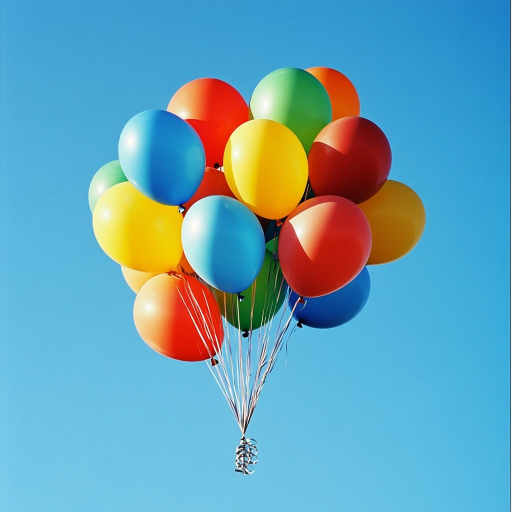
#> input picture 004 - computer_vision_parte_1/Imagenes/globos.jpg, 1024 x 1024 px (shown at 1/2 size)
$ jupyter execute 'laboratorio guiado de exploracion - color, paleta y segmentacion.ipynb'
#> lines starting #> are read from the running program, lines starting #| are printed output that depends on the picture; after the words box and inside, x2 and y2 are one past the last pixel; in counts of white or black regions, pixels touching at a corner belong together
# Laboratorio guiado de exploración: color, paleta y segmentación

Este cuaderno está pensado para una exposición del ayudante de trabajos prácticos. La idea no es presentar una versión limpia y cerrada de un procedimiento, sino modelar una forma de explorar: mirar una imagen, formular hipótesis, probar cambios y justificar decisiones.

## Objetivo

Explorar cómo cambian la lectura y el procesamiento de una imagen cuando modificamos muestreo, conversión a grises, cuantización, paleta y criterios de segmentación.

## Resultados de aprendizaje

Al finalizar este laboratorio, vas a poder:

- comparar dos maneras de muestrear una misma imagen;
- analizar diferencias entre conversiones a escala de grises;
- relacionar cuantización y paleta de colores;
- formular y ajustar un criterio de segmentación por canal;
- limpiar una máscara y justificar por qué una estrategia resulta más útil que otra.

## Relación con la secuencia

Este cuaderno no reemplaza a los notebooks centrales de la unidad. Funciona como una capa de exploración guiada. La idea es recuperar algo valioso de los integradores de 2025: comparar métodos, detectar dificultades reales y discutir qué decisión conviene tomar cuando una técnica no funciona de manera inmediata.

## Cómo conviene usar este laboratorio en clase

- El ayudante puede detenerse en cada sección y pedir una predicción antes de ejecutar el bloque.
- Conviene escribir en el pizarrón o decir en voz alta una hipótesis breve antes de cambiar parámetros.
- Si una prueba falla, no hay que ocultarla: justamente esa falla forma parte del aprendizaje.
- El objetivo no es llegar rápido al resultado final, sino hacer visible el criterio técnico que organiza las decisiones.

## Módulos que vamos a usar

- `pathlib.Path`: para trabajar con rutas de archivo de manera clara.
- `numpy`: para operar con matrices y construir máscaras.
- `cv2`: para leer imágenes, convertir espacios de color y hacer operaciones morfológicas.
- `matplotlib.pyplot`: para visualizar comparaciones.
- `PIL.Image`: para abrir imágenes con Pillow y comparar comportamientos con OpenCV.

[cell 1]
# Importamos herramientas de rutas para ubicar la imagen de trabajo.
from pathlib import Path

# Importamos NumPy para operar con arreglos y máscaras.
import numpy as np

# Importamos OpenCV para leer imágenes y aplicar transformaciones.
import cv2

# Importamos Matplotlib para visualizar resultados dentro del cuaderno.
import matplotlib.pyplot as plt

# Importamos Pillow para comparar su comportamiento con OpenCV.
from PIL import Image

# Definimos la ruta de la imagen base para este laboratorio.
ruta_imagen = Path("../Imagenes/globos.jpg")

print(f"Imagen seleccionada: {ruta_imagen}")

## 1. Imagen base y primera pregunta

Vamos a trabajar siempre sobre la misma imagen para que cualquier diferencia se deba al método y no a un cambio de escena.

**Pregunta para abrir la discusión:**

Si tuvieras que segmentar un color de esta imagen, ¿cuál te parece que sería más fácil de aislar? ¿Rojo, naranja, verde o azul?

[cell 2]
# Abrimos la imagen con Pillow.
imagen_pillow = Image.open(ruta_imagen)
#> imagen_pillow is the input picture: PIL image 1024x1024 RGB; mean R, G, B 102.2, 162.6, 182.5

# Abrimos la misma imagen con OpenCV.
imagen_opencv_bgr = cv2.imread(str(ruta_imagen), cv2.IMREAD_COLOR)
if imagen_opencv_bgr is None:
    raise FileNotFoundError(f"No se pudo leer la imagen: {ruta_imagen}")

# Convertimos la imagen de OpenCV a RGB para verla correctamente con Matplotlib.
imagen_opencv_rgb = cv2.cvtColor(imagen_opencv_bgr, cv2.COLOR_BGR2RGB)

print(f"Modo en Pillow: {imagen_pillow.mode}")
#| Modo en Pillow: RGB
print(f"Tamaño en Pillow: {imagen_pillow.size}")
#| Tamaño en Pillow: (1024, 1024)
print(f"Forma en OpenCV: {imagen_opencv_bgr.shape}")
#| Forma en OpenCV: (1024, 1024, 3)

plt.figure(figsize=(10, 6), constrained_layout=True)
plt.imshow(imagen_opencv_rgb)
plt.title("Imagen base para el laboratorio", fontweight="bold", loc="left")
plt.axis("off")
plt.show()

Fijate que ya aparece una diferencia importante: Pillow y OpenCV no describen la imagen del mismo modo. Esa diferencia no siempre afecta el resultado final, pero sí importa cuando queremos razonar qué estructura tiene el dato con el que estamos trabajando.

## 2. Muestreo: dos formas de reducir la imagen

Ahora vamos a reducir la imagen de dos maneras distintas. Una usa `resize()` con Pillow y la otra toma un paso fijo sobre filas y columnas con OpenCV.

**Pregunta para el grupo:**

¿Esperan que ambas imágenes reducidas queden exactamente iguales o no? ¿Por qué?

[cell 3]
# Definimos un factor de muestreo editable para la exposición.
factor_muestreo = 4

# Muestreamos con Pillow usando resize.
imagen_muestreada_pillow = imagen_pillow.resize(
    (imagen_pillow.width // factor_muestreo, imagen_pillow.height // factor_muestreo)
)

# Muestreamos con OpenCV tomando una fila y una columna cada cierto paso.
imagen_muestreada_opencv = imagen_opencv_bgr[::factor_muestreo, ::factor_muestreo]
imagen_muestreada_opencv_rgb = cv2.cvtColor(imagen_muestreada_opencv, cv2.COLOR_BGR2RGB)

# Calculamos un porcentaje simple de reducción de cantidad de píxeles.
alto_original, ancho_original = imagen_opencv_bgr.shape[:2]
alto_muestreado, ancho_muestreado = imagen_muestreada_opencv.shape[:2]
pixeles_originales = alto_original * ancho_original
pixeles_muestreados = alto_muestreado * ancho_muestreado
porcentaje_reduccion = 100 * (1 - pixeles_muestreados / pixeles_originales)

print(f"Factor de muestreo: {factor_muestreo}")
print(f"Pixeles originales: {pixeles_originales}")
#| Pixeles originales: 1048576
print(f"Pixeles tras el muestreo: {pixeles_muestreados}")
#| Pixeles tras el muestreo: 65536
print(f"Reducción aproximada: {porcentaje_reduccion:.2f}%")
#| Reducción aproximada: 93.75%

[cell 4]
# Comparamos ambos resultados de muestreo en una misma figura.
fig, ejes = plt.subplots(1, 3, figsize=(15, 5), constrained_layout=True)

ejes[0].imshow(imagen_opencv_rgb)
ejes[0].set_title("Imagen original", fontweight="bold", loc="left")
ejes[0].axis("off")

ejes[1].imshow(imagen_muestreada_pillow)
ejes[1].set_title("Muestreo con Pillow", fontweight="bold", loc="left")
ejes[1].axis("off")

ejes[2].imshow(imagen_muestreada_opencv_rgb)
ejes[2].set_title("Muestreo con OpenCV", fontweight="bold", loc="left")
ejes[2].axis("off")

plt.show()

Las dos imágenes reducidas conservan la escena, pero no son idénticas. Eso ya habilita una discusión útil: reducir tamaño no es una operación neutra. También importa cómo se calcula esa reducción.

## 3. Escala de grises: tres formas de llegar a una imagen sin color

Vamos a comparar tres versiones:

1. la conversión que hace Pillow;
2. la conversión que hace OpenCV;
3. un promedio simple `1/3` por canal.

**Pregunta para abrir la comparación:**

Si las tres eliminan el color, ¿por qué podrían quedar distintas?

[cell 5]
# Convertimos la imagen muestreada con Pillow a escala de grises.
imagen_gris_pillow = imagen_muestreada_pillow.convert("L")

# Convertimos la imagen muestreada con OpenCV a escala de grises.
imagen_gris_opencv = cv2.cvtColor(imagen_muestreada_opencv, cv2.COLOR_BGR2GRAY)

# Calculamos una versión en grises promediando los tres canales por igual.
canales_opencv = imagen_muestreada_opencv.astype(np.float32)
imagen_gris_promedio = (canales_opencv[:, :, 0] + canales_opencv[:, :, 1] + canales_opencv[:, :, 2]) / 3
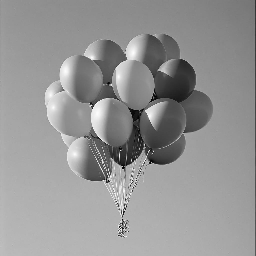
#> imagen_gris_promedio: shape (256, 256) float32; min 0, max 254, mean 148.7
imagen_gris_promedio = imagen_gris_promedio.astype(np.uint8)

# Armamos una tabla simple de estadísticas para acompañar la lectura visual.
datos_grises = [
    ["Pillow", np.min(imagen_gris_pillow), np.max(imagen_gris_pillow), float(np.mean(imagen_gris_pillow))],
    ["OpenCV", np.min(imagen_gris_opencv), np.max(imagen_gris_opencv), float(np.mean(imagen_gris_opencv))],
    ["Promedio 1/3", np.min(imagen_gris_promedio), np.max(imagen_gris_promedio), float(np.mean(imagen_gris_promedio))],
]
#> datos_grises = [['Pillow', 0, 253, 146.8], ['OpenCV', 0, 254, 146.4], ['Promedio 1/3', 0, 254, 148.4]]

[cell 6]
# Mostramos las tres conversiones y una tabla resumen.
fig, ejes = plt.subplots(2, 2, figsize=(12, 10), constrained_layout=True)

ejes[0, 0].imshow(imagen_gris_pillow, cmap="gray")
ejes[0, 0].set_title("Grises con Pillow", fontweight="bold", loc="left")
ejes[0, 0].axis("off")

ejes[0, 1].imshow(imagen_gris_opencv, cmap="gray")
ejes[0, 1].set_title("Grises con OpenCV", fontweight="bold", loc="left")
ejes[0, 1].axis("off")

ejes[1, 0].imshow(imagen_gris_promedio, cmap="gray")
ejes[1, 0].set_title("Promedio simple 1/3", fontweight="bold", loc="left")
ejes[1, 0].axis("off")

ejes[1, 1].axis("off")
tabla = ejes[1, 1].table(
    cellText=[[fila[0], int(fila[1]), int(fila[2]), f"{fila[3]:.2f}"] for fila in datos_grises],
    colLabels=["Método", "Mínimo", "Máximo", "Promedio"],
    loc="center",
    cellLoc="center",
    colLoc="center",
)
tabla.auto_set_font_size(False)
tabla.set_fontsize(10)
tabla.scale(1.2, 1.6)
ejes[1, 1].set_title("Comparación estadística", fontweight="bold", loc="left")

plt.show()

Acá aparece una idea importante: sacar color no siempre significa aplicar la misma fórmula. Mirá la imagen, pero también mirá la tabla. Si cambia el promedio, cambió la distribución general de intensidades, aunque a simple vista las tres versiones parezcan parecidas.

## 4. Cuantización y paleta de colores

En esta sección vamos a reducir la cantidad de colores disponibles. La idea es ver qué se gana en simplicidad y qué se pierde en detalle.

**Pregunta para el grupo:**

Si una imagen pasa de muchos colores a solo 4 o 8, ¿qué tipo de información se pierde primero?

[cell 7]
# Definimos una función para convertir una imagen a paleta adaptativa.
def cuantizar_con_paleta(imagen_pillow_rgb, cantidad_colores):
#> called with cantidad_colores = 64
    imagen_cuantizada = imagen_pillow_rgb.convert("RGB").convert(
        "P",
        palette=Image.ADAPTIVE,
        colors=cantidad_colores,
    )
    paleta = imagen_cuantizada.getpalette()[: cantidad_colores * 3]
#> paleta = 192 values, max 239 at index 0, min 9 at index 176, mean 148.6
    colores = np.array(paleta, dtype=np.uint8).reshape(-1, 3)
#> colores = 64 rows, first 8: [239, 238, 179], [238, 211, 72], [168, 219, 212], [117, 200, 229], [238, 189, 32], [158, 189, 168], [114, 198, 229], [114, 196, 228]
    return imagen_cuantizada.convert("RGB"), colores

# Definimos una función para visualizar una paleta en forma de grilla.
def construir_grilla_paleta(colores, columnas=8, tamano_celda=24):
    cantidad = len(colores)
    filas = int(np.ceil(cantidad / columnas))
    grilla = np.full((filas * tamano_celda, columnas * tamano_celda, 3), 255, dtype=np.uint8)

    for indice, color in enumerate(colores):
        fila = indice // columnas
        columna = indice % columnas
        fila_inicio = fila * tamano_celda
        columna_inicio = columna * tamano_celda
        grilla[fila_inicio:fila_inicio + tamano_celda, columna_inicio:columna_inicio + tamano_celda] = color

    return grilla

[cell 8]
# Cuantizamos la imagen muestreada con tres niveles distintos.
imagen_cuantizada_64, paleta_64 = cuantizar_con_paleta(imagen_muestreada_pillow, 64)
#> paleta_64 has the same summary as colores in cuantizar_con_paleta
imagen_cuantizada_16, paleta_16 = cuantizar_con_paleta(imagen_muestreada_pillow, 16)
#> call 2 of cuantizar_con_paleta, with cantidad_colores = 16
#> in cuantizar_con_paleta (call 2), `imagen_cuantizada = imagen_pillow_rgb.convert("RGB").convert( "P", pal..`:
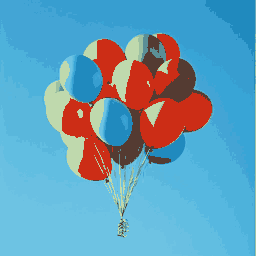
#> imagen_cuantizada: PIL image 256x256 P; mean R, G, B 100.5, 158.3, 184.7
#> in cuantizar_con_paleta (call 2), `paleta = imagen_cuantizada.getpalette()[: cantidad_colores * 3]`: paleta = 48 values, max 227 at index 8, min 22 at index 44, mean 147.7
#> in cuantizar_con_paleta (call 2), `colores = np.array(paleta, dtype=np.uint8).reshape(-1, 3)`: colores = 16 rows, first 8: [191, 217, 173], [157, 193, 162], [109, 195, 227], [105, 192, 226], [97, 190, 225], [86, 184, 224], [89, 183, 220], [77, 178, 219]
#> paleta_16 has the same summary as colores in cuantizar_con_paleta
imagen_cuantizada_4, paleta_4 = cuantizar_con_paleta(imagen_muestreada_pillow, 4)
#> call 3 of cuantizar_con_paleta, with cantidad_colores = 4
#> in cuantizar_con_paleta (call 3), `imagen_cuantizada = imagen_pillow_rgb.convert("RGB").convert( "P", pal..`:
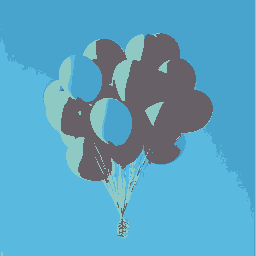
#> imagen_cuantizada: PIL image 256x256 P; mean R, G, B 89.6, 163.9, 194.2
#> in cuantizar_con_paleta (call 3), `paleta = imagen_cuantizada.getpalette()[: cantidad_colores * 3]`: paleta = [143, 201, 196, 89, 185, 223, 72, 164, 204, 103, 96, 103]
#> in cuantizar_con_paleta (call 3), `colores = np.array(paleta, dtype=np.uint8).reshape(-1, 3)`: colores = [[143, 201, 196], [89, 185, 223], [72, 164, 204], [103, 96, 103]]
#> paleta_4 has the same summary as colores in cuantizar_con_paleta

# Construimos grillas visuales para cada paleta.
grilla_64 = construir_grilla_paleta(paleta_64, columnas=8)
#> in construir_grilla_paleta, `cantidad = len(colores)`: cantidad = 64
#> in construir_grilla_paleta, `filas = int(np.ceil(cantidad / columnas))`: filas = 8
#> the loop in construir_grilla_paleta, `for indice, color in enumerate(colores):` made 64 passes
#> (color, fila, columna, fila_inicio, columna_inicio) on passes 1 to 8: ([239, 238, 179], 0, 0, 0, 0), ([238, 211, 72], 0, 1, 0, 24), ([168, 219, 212], 0, 2, 0, 48), ([117, 200, 229], 0, 3, 0, 72), ([238, 189, 32], 0, 4, 0, 96), ([158, 189, 168], 0, 5, 0, 120), ([114, 198, 229], 0, 6, 0, 144), ([114, 196, 228], 0, 7, 0, 168)
#> after the loop in construir_grilla_paleta, `for indice, color in enumerate(colores):`:
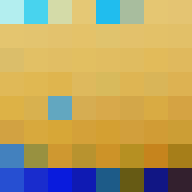
#> grilla: shape (192, 192, 3); mean of channels 0, 1, 2 101.5, 161.8, 182.3; drawn as B, G, R
grilla_16 = construir_grilla_paleta(paleta_16, columnas=8)
#> call 2 of construir_grilla_paleta, with colores = array of shape (16, 3), columnas = 8, tamano_celda = 24
#> in construir_grilla_paleta (call 2), `cantidad = len(colores)`: cantidad = 16
#> in construir_grilla_paleta (call 2), `filas = int(np.ceil(cantidad / columnas))`: filas = 2
#> the loop in construir_grilla_paleta (call 2), `for indice, color in enumerate(colores):` made 16 passes
#> (color, fila, columna, fila_inicio, columna_inicio) on passes 1 to 8: ([191, 217, 173], 0, 0, 0, 0), ([157, 193, 162], 0, 1, 0, 24), ([109, 195, 227], 0, 2, 0, 48), ([105, 192, 226], 0, 3, 0, 72), ([97, 190, 225], 0, 4, 0, 96), ([86, 184, 224], 0, 5, 0, 120), ([89, 183, 220], 0, 6, 0, 144), ([77, 178, 219], 0, 7, 0, 168)
#> after the loop in construir_grilla_paleta (call 2), `for indice, color in enumerate(colores):`:
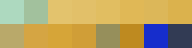
#> grilla: shape (48, 192, 3); mean of channels 0, 1, 2 100.4, 160.9, 181.8; drawn as B, G, R
grilla_4 = construir_grilla_paleta(paleta_4, columnas=4)
#> call 3 of construir_grilla_paleta, with colores = array of shape (4, 3), columnas = 4, tamano_celda = 24
#> in construir_grilla_paleta (call 3), `cantidad = len(colores)`: cantidad = 4
#> in construir_grilla_paleta (call 3), `filas = int(np.ceil(cantidad / columnas))`: filas = 1
#> the loop in construir_grilla_paleta (call 3), `for indice, color in enumerate(colores):` made 4 passes
#> (color, columna_inicio) on passes 1 to 4: ([143, 201, 196], 0), ([89, 185, 223], 24), ([72, 164, 204], 48), ([103, 96, 103], 72)
#> after the loop in construir_grilla_paleta (call 3), `for indice, color in enumerate(colores):`:
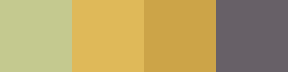
#> grilla: shape (24, 96, 3) (shown 3 times larger); mean of channels 0, 1, 2 101.8, 161.5, 181.5; drawn as B, G, R

[cell 9]
# Mostramos cada imagen cuantizada junto con su paleta.
fig, ejes = plt.subplots(3, 2, figsize=(14, 12), constrained_layout=True)

ejes[0, 0].imshow(imagen_cuantizada_64)
ejes[0, 0].set_title("Cuantización a 64 colores", fontweight="bold", loc="left")
ejes[0, 0].axis("off")
ejes[0, 1].imshow(grilla_64)
ejes[0, 1].set_title("Paleta de 64 colores", fontweight="bold", loc="left")
ejes[0, 1].axis("off")

ejes[1, 0].imshow(imagen_cuantizada_16)
ejes[1, 0].set_title("Cuantización a 16 colores", fontweight="bold", loc="left")
ejes[1, 0].axis("off")
ejes[1, 1].imshow(grilla_16)
ejes[1, 1].set_title("Paleta de 16 colores", fontweight="bold", loc="left")
ejes[1, 1].axis("off")

ejes[2, 0].imshow(imagen_cuantizada_4)
ejes[2, 0].set_title("Cuantización a 4 colores", fontweight="bold", loc="left")
ejes[2, 0].axis("off")
ejes[2, 1].imshow(grilla_4)
ejes[2, 1].set_title("Paleta de 4 colores", fontweight="bold", loc="left")
ejes[2, 1].axis("off")

plt.show()

Fijate cómo cambia la relación entre la escena y la paleta. Cuando reducís mucho los colores, la imagen se vuelve más fácil de describir, pero también se pierden transiciones, sombras y matices. Acá aparece una tensión útil entre simplificación y fidelidad.

## 5. Qué dicen los canales antes de segmentar

Antes de elegir umbrales, conviene mirar los canales por separado. Eso ayuda a formular una hipótesis mejor sobre qué combinación puede aislar una región de interés.

En este laboratorio vamos a probar con los globos de color naranja.

[cell 10]
# Separamos la imagen original en canales RGB.
canal_rojo = imagen_opencv_rgb[:, :, 0]
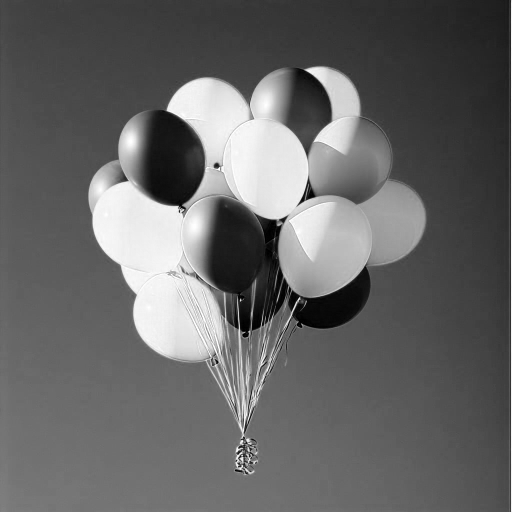
#> canal_rojo: shape (1024, 1024) (shown at 1/2 size); min 0, max 255, mean 102.2
canal_verde = imagen_opencv_rgb[:, :, 1]
canal_azul = imagen_opencv_rgb[:, :, 2]
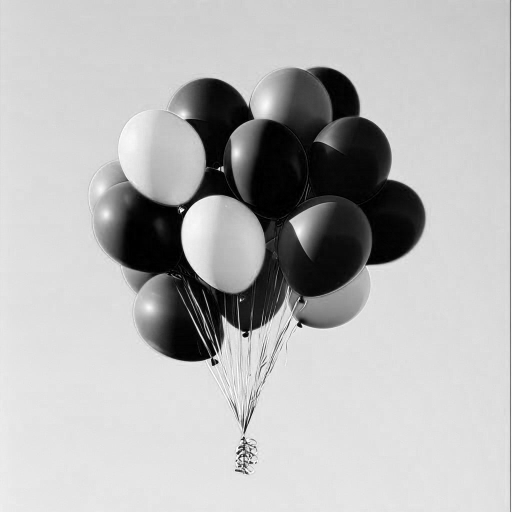
#> canal_azul: shape (1024, 1024) (shown at 1/2 size); min 0, max 255, mean 182.5

# Calculamos promedios para tener una referencia rápida.
print(f"Promedio del canal rojo: {np.mean(canal_rojo):.2f}")
#| Promedio del canal rojo: 102.19
print(f"Promedio del canal verde: {np.mean(canal_verde):.2f}")
#| Promedio del canal verde: 162.59
print(f"Promedio del canal azul: {np.mean(canal_azul):.2f}")
#| Promedio del canal azul: 182.50

[cell 11]
# Visualizamos los canales en escala de grises y con colormaps asociados.
fig, ejes = plt.subplots(2, 3, figsize=(14, 8), constrained_layout=True)

ejes[0, 0].imshow(canal_rojo, cmap="gray")
ejes[0, 0].set_title("Canal rojo en grises", fontweight="bold", loc="left")
ejes[0, 0].axis("off")

ejes[0, 1].imshow(canal_verde, cmap="gray")
ejes[0, 1].set_title("Canal verde en grises", fontweight="bold", loc="left")
ejes[0, 1].axis("off")

ejes[0, 2].imshow(canal_azul, cmap="gray")
ejes[0, 2].set_title("Canal azul en grises", fontweight="bold", loc="left")
ejes[0, 2].axis("off")

ejes[1, 0].imshow(canal_rojo, cmap="Reds")
ejes[1, 0].set_title("Canal rojo con colormap", fontweight="bold", loc="left")
ejes[1, 0].axis("off")

ejes[1, 1].imshow(canal_verde, cmap="Greens")
ejes[1, 1].set_title("Canal verde con colormap", fontweight="bold", loc="left")
ejes[1, 1].axis("off")

ejes[1, 2].imshow(canal_azul, cmap="Blues")
ejes[1, 2].set_title("Canal azul con colormap", fontweight="bold", loc="left")
ejes[1, 2].axis("off")

plt.show()

**Pregunta para el grupo:**

Si el globo naranja parece combinar rojo alto, algo de verde y poco azul, ¿qué tipo de condiciones esperarían usar? ¿Mayor que, menor que o una combinación de ambas?

## 6. Segmentación artesanal en RGB

En vez de ir directo a HSV, primero vamos a hacer una segmentación “artesanal” por canal. Esta parte está inspirada en los integradores: mirar los canales, proponer umbrales y ver qué ocurre.

Acá conviene tratar los valores como variables editables para la exposición.

[cell 12]
# Definimos umbrales iniciales para buscar naranjas.
umbral_rojo_min = 170
umbral_verde_min = 90
umbral_verde_max = 230
umbral_azul_max = 150

# Creamos una condición por canal.
mascara_rojo = canal_rojo >= umbral_rojo_min
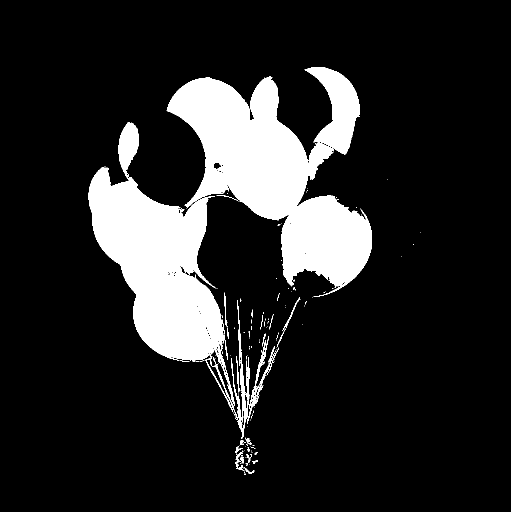
#> mascara_rojo: shape (1024, 1024) bool (shown at 1/2 size); 14.9% white; 166 white regions (137 under 20 px), largest, box (x1, y1, x2, y2) and area: (333, 152, 744, 594) 75705, (177, 244, 500, 877) 65655, (609, 134, 720, 309) 9343
mascara_verde = np.logical_and(canal_verde >= umbral_verde_min, canal_verde <= umbral_verde_max)
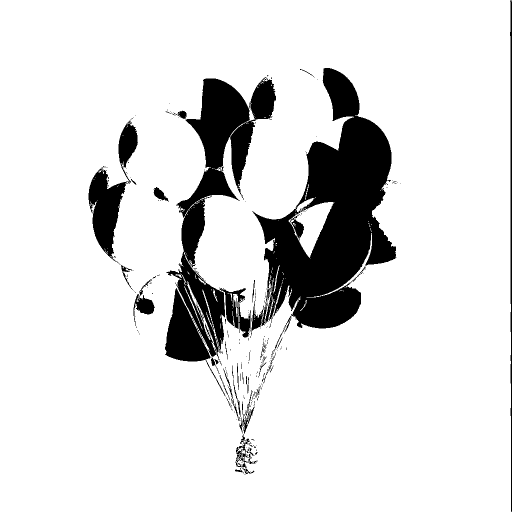
#> mascara_verde: shape (1024, 1024) bool (shown at 1/2 size); 87.3% white; 363 black regions (317 under 20 px), largest, box (x1, y1, x2, y2) and area: (502, 136, 793, 705) 70130, (330, 154, 552, 793) 42272, (177, 242, 276, 527) 9751
mascara_azul = canal_azul <= umbral_azul_max
#> mascara_azul: shape (1024, 1024) bool; 19.3% white; 106 white regions (85 under 20 px), largest, box (x1, y1, x2, y2) and area: (199, 134, 851, 732) 197180, (1020, 0, 1022, 1024) 2048, (473, 873, 512, 949) 798

# Combinamos las tres condiciones.
mascara_rgb = np.logical_and(mascara_rojo, np.logical_and(mascara_verde, mascara_azul))
#> mascara_rgb: shape (1024, 1024) bool; 5.7% white; 401 white regions (375 under 20 px), largest, box (x1, y1, x2, y2) and area: (222, 364, 368, 714) 26613, (442, 208, 617, 439) 22827, (351, 156, 422, 239) 2921
#> (the rest of the program and of its run is left out)
